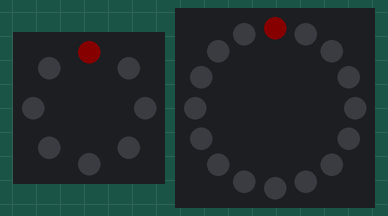
The sketch below on a simulated Arduino Uno, built with avr-gcc and run on an emulated ATmega328P. Shown: 8 RGB LEDs in a ring, first at the top, clockwise, 16 RGB LEDs in a ring, first at the top, clockwise. Dim RGB values are drawn brighter than linear; random numbers use the default seed unless the sketch sets one.

Above: at 0.1 s.
At 1.3 s:
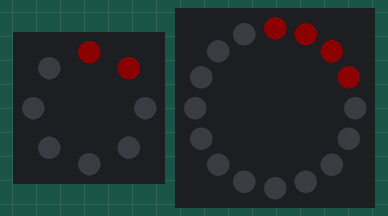
At 2.5 s:
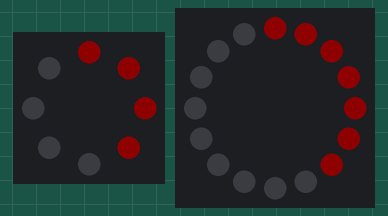
At 3.7 s:
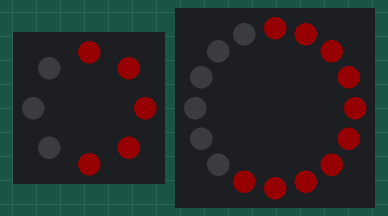
At 5.3 s:
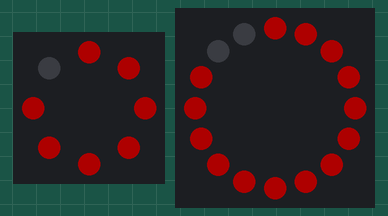
At 10.9 s:
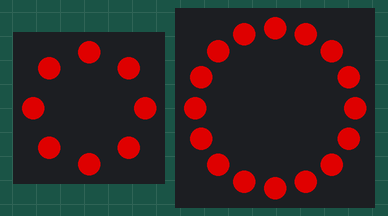
Timing chart, 0 to 33.2 s (numbered marks = the images above):
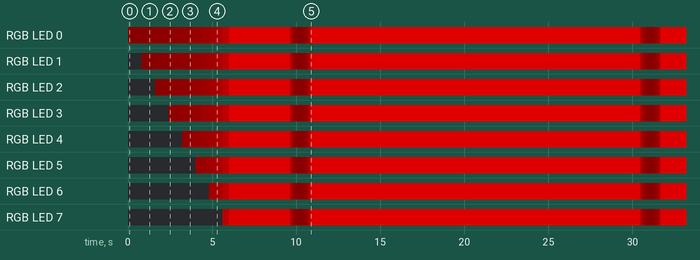

Measured:
- by itself, RGB LED 0: off → RGB(9, 0, 0) at 0.00 s, → RGB(10, 0, 0) 0.40 s later, → RGB(11, 0, 0) 0.40 s later, → RGB(12, 0, 0) 0.40 s later, … (80 changes in this stretch)
- by itself, RGB LED 2: off → RGB(12, 0, 0) at 1.6 s, → RGB(13, 0, 0) 0.40 s later, → RGB(14, 0, 0) 0.40 s later, → RGB(16, 0, 0) 0.40 s later, … (76 changes in this stretch)
- what the display in image 1 shows lasts 0.4 s, from 1.2 s to 1.6 s

The sketch:

sticktest.ino
```cpp
#include <Adafruit_NeoPixel.h>

#ifdef __AVR__
  #include <avr/power.h>
#endif

#define ADASTICK 2
#define ADARING 6
#define ADASTICKPIXELS 8
#define ADARINGPIXELS 16


Adafruit_NeoPixel stick = Adafruit_NeoPixel(ADASTICKPIXELS, ADASTICK, NEO_GRB + NEO_KHZ800);
Adafruit_NeoPixel ring = Adafruit_NeoPixel(ADARINGPIXELS, ADARING, NEO_GRB + NEO_KHZ800);

int delayval = 400; // delay for half a second
long randNumber;
long randDelay;

void setup() {
  stick.begin();
  ring.begin();

  Serial.begin(9600);
  randomSeed(analogRead(0));

  startup();
}

void loop() {
  randNumber = random(100);
  randDelay = random(60000);
  delay(randDelay);

  if(randNumber < 90)
    pulse();
  else
    scan();
}

void startup(){
  int stickCount = 0;
  for(int i=0;i<ADARINGPIXELS;i++){


  if(i % 2 == 0){
    stick.setPixelColor(stickCount, stick.Color(150,0,0));
    stickCount++;
  }

    ring.setPixelColor(i, ring.Color(150,0,0));
    setBrightness(254/(16 - i));

    delay(delayval);

  }
  setBrightness(254);
}

void pulse(){
    int count = 16;
    int delayms = delayval / 10;
    for(int i=count;i>0;i--){
      setBrightness(254/(count - i));
      delay(delayms);
    }

    for(int i=0;i<count;i++){
      setBrightness(254/(count - i));
      delay(delayms);
    }

}

void setBrightness(int brightness){
    if(brightness > 254)
      brightness = 254;
    stick.setBrightness(brightness);
    ring.setBrightness(brightness);

    stick.show();
    ring.show();
}

void scan(){
  colorWipe(ring.Color(255, 0, 0), 200); // Red

  theaterChase(ring.Color(127, 0, 0), 50); // Red

  theaterChase(ring.Color(255, 0, 255), 50); // Red

  theaterChase(ring.Color(127, 0, 0), 50); // Red

  colorWipe(ring.Color(255, 0, 0), 200); // Red
}

// Fill the dots one after the other with a color
void colorWipe(uint32_t c, uint8_t wait) {
  for(uint16_t i=0; i<ring.numPixels(); i++) {
    ring.setPixelColor(i, c);
    ring.show();
    delay(wait);
  }
}

//Theatre-style crawling lights.
void theaterChase(uint32_t c, uint8_t wait) {
  for (int j=0; j<10; j++) {  //do 10 cycles of chasing
    for (int q=0; q < 3; q++) {
      for (uint16_t i=0; i < ring.numPixels(); i=i+3) {
        ring.setPixelColor(i+q, c);    //turn every third pixel on
      }
      ring.show();

      delay(wait);

      for (uint16_t i=0; i < ring.numPixels(); i=i+3) {
        ring.setPixelColor(i+q, 0);        //turn every third pixel off
      }
    }
  }
}
```
